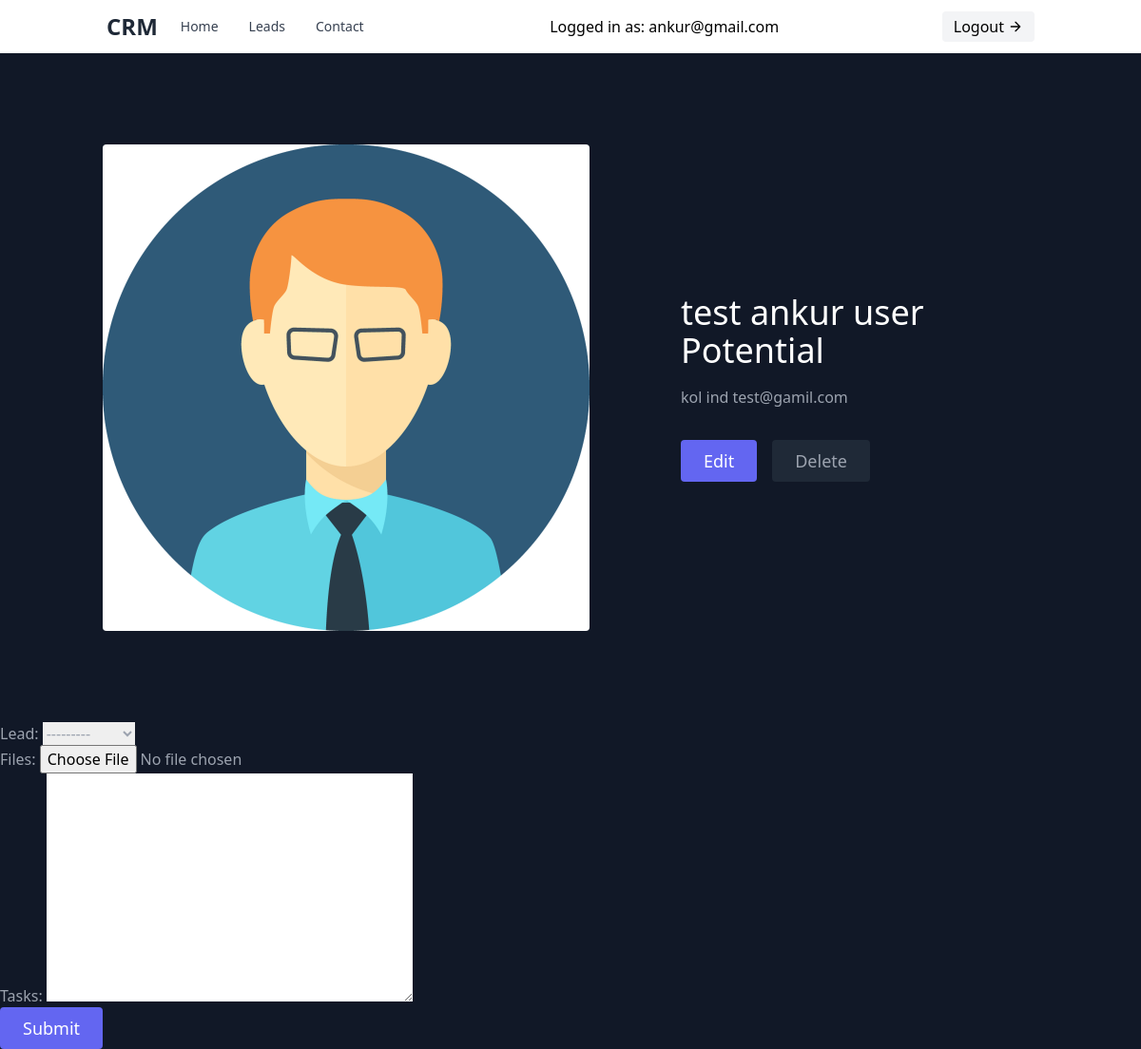
The page /lead/2 (signed in) on the database its author committed.
### leads/models.py (models this page shows)
class User(AbstractUser):
    is_company = models.BooleanField(default=True)
    is_agent = models.BooleanField(default=False)

class Lead(models.Model):
    lead_status = (
        ('Potential', 'Potential'),
        ('Prospect', 'Prospect'),
        ('Negotiation', 'Negotiation'),
        ('Converted', 'Converted'),
        ('Failed', 'Failed')
    )
    first_name = models.CharField(max_length=50)
    last_name = models.CharField(max_length=50)
    age = models.IntegerField(default=0)
    city = models.CharField(max_length=25, null=True)
    country = models.CharField(max_length=30, null=True)
    email = models.EmailField(max_length=50, null=True)
    agent = models.ForeignKey('Agent', on_delete=models.SET_NULL, null=True, blank=True)
    company = models.ForeignKey(UserProfile, on_delete=models.CASCADE, null=False)
    status = models.CharField(max_length=15, choices=lead_status, null=True)
    avatar = models.ImageField(null=True, upload_to='media')
    def __str__(self):
        return self.first_name

### leads/views.py (the view, shortened to what this page needs)
# urls.py: path('lead/<int:pk>', LeadDetailView.as_view(), name="eachlead"),
class LeadDetailView(LoginRequiredMixin, generic.DetailView, generic.CreateView):
    template_name = "onelead.html"
    form_class = LeadDetailForm
    context_object_name = "lead"
    def get_queryset(self):
        user = self.request.user
        if user.is_company:
            queryset = Lead.objects.filter(company=user.userprofile)
        else:
            queryset = Lead.objects.filter(company=user.agent.company)
            queryset = queryset.filter(agent__user=user)
        return queryset
    def get_context_data(self, **kwargs):
        context = super().get_context_data(**kwargs)
        user = self.kwargs.get('pk') # returns partucular user
        context['leadinfo'] = LeadDetail.objects.filter(Lead_id=user)
        return context

### leads/forms.py
class LeadDetailForm(forms.ModelForm):
    class Meta:
        model = LeadDetail
        fields = '__all__'

### templates/onelead.html (shortened to what this page needs)
{% extends 'base.html' %}
{% load static %}
{% block content %}
<section class="text-gray-400 bg-gray-900 body-font">
  <div class="container mx-auto flex px-5 py-24 md:flex-row flex-col items-center">
    <div class="lg:max-w-lg lg:w-full md:w-1/2 w-5/6 md:mb-0 mb-10">
      <img class="object-cover object-center rounded" alt="hero" src="/media/{{lead.avatar}}">
    </div>
    <div class="lg:flex-grow md:w-1/2 lg:pl-24 md:pl-16 flex flex-col md:items-start md:text-left items-center text-center">
      <h1 class="title-font sm:text-4xl text-3xl mb-4 font-medium text-white">{{lead.first_name}} {{lead.last_name}}
        <br class="hidden lg:inline-block">{{lead.status}}
      </h1>
      <p class="mb-8 leading-relaxed">{{lead.city}} {{lead.country}} {{lead.email}}</p>
      <div class="flex justify-center">
        <a href="/lead/{{lead.pk}}/update"><button class="inline-flex text-white bg-indigo-500 border-0 py-2 px-6 focus:outline-none hover:bg-indigo-600 rounded text-lg" type="submit">Edit</button></a>
        <a href="/lead/{{lead.pk}}/delete"><button class="ml-4 inline-flex text-gray-400 bg-gray-800 border-0 py-2 px-6 focus:outline-none hover:bg-gray-700 hover:text-white rounded text-lg">Delete</button></a>
      </div>
    </div>
  </div>
  <div>
    <form method="POST" action="/lead/{{lead.pk}}" enctype="multipart/form-data">
      {{form.as_p}}
      <button type="submit" class="inline-flex text-white bg-indigo-500 border-0 py-2 px-6 focus:outline-none hover:bg-indigo-600 rounded text-lg">Submit</button>
  </form>
  </div>
</section>
{% endblock %}

### templates/base.html (shortened to what this page needs)
{% load static %}
<!DOCTYPE html>
<html lang="en">
<head>
    <link href="https://unpkg.com/tailwindcss@^2/dist/tailwind.min.css" rel="stylesheet" type="text/css">
    <link rel="stylesheet" href="/static/style.css" />
</head>
<body>
    <nav class="bg-white dark:bg-gray-800 shadow">
        <div class="container mx-auto px-6 py-3 md:flex">
            <div class="flex justify-between items-center">
                <div>
                    <a class="text-gray-800 dark:text-white text-xl font-bold md:text-2xl hover:text-gray-700 dark:hover:text-gray-300" href="#">CRM</a>
                </div>
            </div>
            <div class="w-full hidden md:flex md:items-center md:justify-between">
                <div class="flex flex-col -mx-4 px-2 py-3 md:flex-row md:mx-0 md:py-0">
                    <a href="/" class="py-1 px-2 text-gray-700 dark:text-gray-200 rounded text-sm font-medium hover:bg-gray-900 hover:text-gray-100 md:mx-2">Home</a>
                    <a href="{% url 'leads:all' %}" class="py-1 px-2 text-gray-700 dark:text-gray-200 rounded text-sm font-medium hover:bg-gray-900 hover:text-gray-100 md:mx-2">Leads</a>
                    <a href="#" class="py-1 px-2 text-gray-700 dark:text-gray-200 rounded text-sm font-medium hover:bg-gray-900 hover:text-gray-100 md:mx-2">Contact</a>
                </div>
                {% if request.user.is_authenticated %}
                Logged in as: {{request.user.email}}
                <a href="{%url 'leads:logout'%}">
                    <button class="inline-flex items-center bg-gray-100 border-0 py-1 px-3 focus:outline-none hover:bg-gray-200 rounded text-base mt-4 md:mt-0">Logout
                        <svg fill="none" stroke="currentColor" stroke-linecap="round" stroke-linejoin="round" stroke-width="2" class="w-4 h-4 ml-1" viewBox="0 0 24 24">
                        <path d="M5 12h14M12 5l7 7-7 7"></path>
                        </svg>
                    </button>
                </a>
                {% endif %}
            </div>
        </div>
    </nav>
    {% block content %}
    {% endblock %}
</body>
</html>

### rows shown on the page
User: user.email "ankur@gmail.com"
Lead: avatar (placeholder picture), first_name "test ankur", last_name "user", status "Potential", city "kol", country "ind", email "test@gamil.com"
